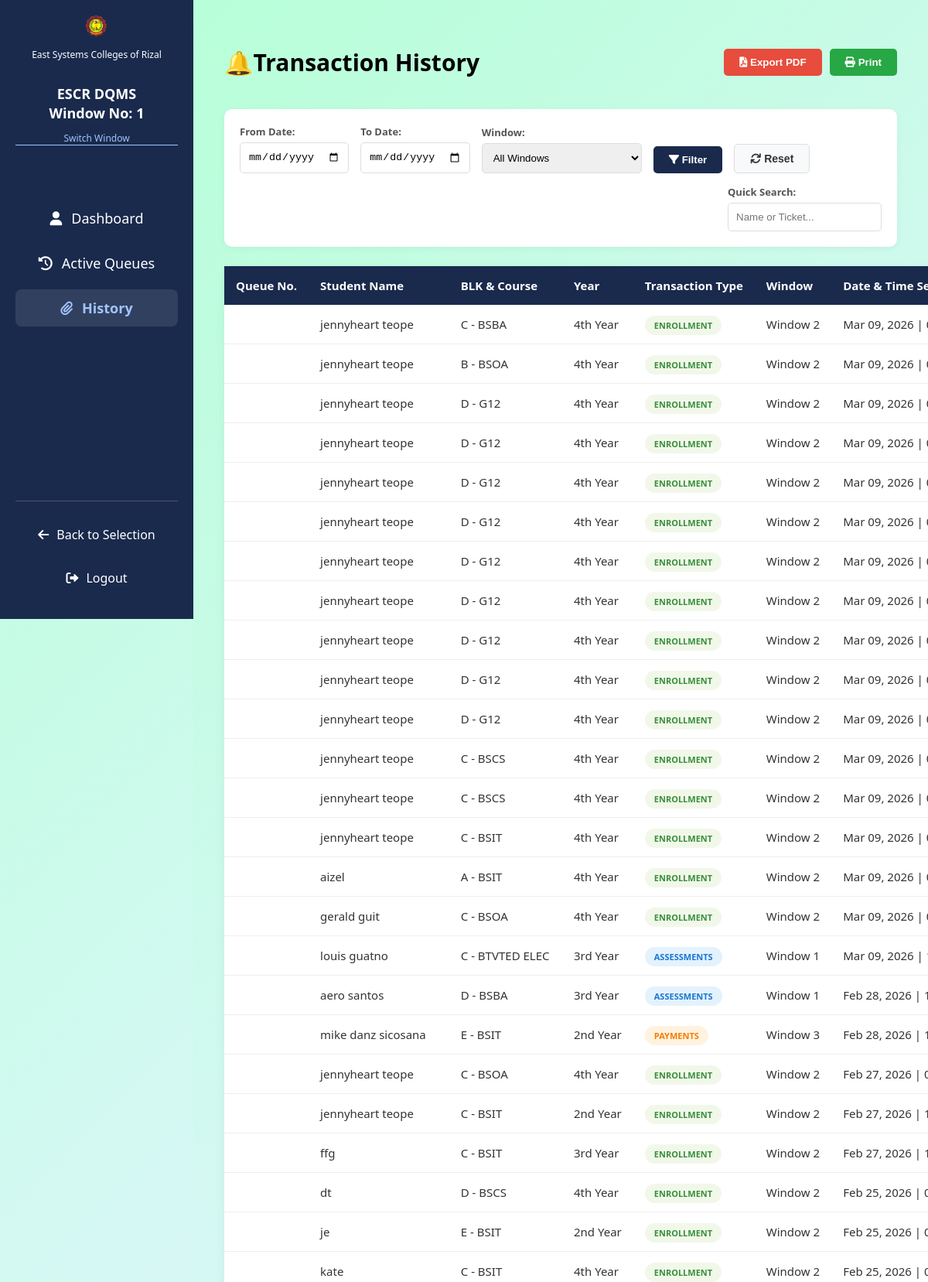
The page /history.php (signed in, upper part) on the database its author committed.
### tables this page shows
CREATE TABLE `transaction_history` (
  `id` int(11) NOT NULL,
  `student_name` varchar(255) DEFAULT NULL,
  `student_id` varchar(50) DEFAULT NULL,
  `blk_course` varchar(100) DEFAULT NULL,
  `queue_number` varchar(10) DEFAULT NULL,
  `transaction_type` varchar(100) DEFAULT NULL,
  `window_number` int(11) DEFAULT NULL,
  `served_by_window` int(11) DEFAULT NULL,
  `completed_at` timestamp NOT NULL DEFAULT current_timestamp(),
  `served_at` datetime DEFAULT current_timestamp(),
  `year` varchar(20) NOT NULL
);

### history.php (the view, shortened to what this page needs)
<?php
include 'db_config.php';
$start_date = isset($_GET['start_date']) ? $_GET['start_date'] : '';
$end_date = isset($_GET['end_date']) ? $_GET['end_date'] : '';
$search = isset($_GET['search']) ? trim($_GET['search']) : '';
$params = [];
$types = "";
$query = "SELECT * FROM transaction_history WHERE 1=1";
$query .= " ORDER BY served_at DESC";
if (count($params) > 0) {
    $stmt = $conn->prepare($query);
    $stmt->bind_param($types, ...$params);
    $stmt->execute();
    $history_res = $stmt->get_result();
} else {
    $history_res = $conn->query($query);
}
?>
<!DOCTYPE html>
<html lang="en">
<head>
    <link rel="stylesheet" href="https://cdnjs.cloudflare.com/ajax/libs/font-awesome/6.0.0/css/all.min.css">
    <link rel="stylesheet" href="responsive.css">
</head>
<body>
<div class="sidebar">
    <div class="sidebar-header">
        <img src="escr-logo.png" alt="Logo">
        <p style="font-size: 12px; margin: 0;">East Systems Colleges of Rizal</p>
        <br>
        <h2>ESCR DQMS<br>Window No: <?php echo isset($_SESSION['active_window']) ? $_SESSION['active_window'] : '1'; ?></h2>
        <a href="window_selection.php" class="switch-link">Switch Window</a>
    </div>
    <ul class="nav-links">
        <li><a href="staff_dashboard.php"><i class="fa fa-user"></i> Dashboard</a></li>
        <li><a href="active_queues.php"><i class="fa fa-history"></i> Active Queues</a></li>
        <li><a href="history.php" class="active"><i class="fa fa-paperclip"></i> History</a></li>
    </ul>
    <div class="sidebar-footer">
        <a href="admin_selection.php"><i class="fa fa-arrow-left"></i> Back to Selection</a>
        <a href="logout.php"><i class="fa fa-sign-out-alt"></i> Logout</a>
    </div>
</div>
<div class="main-content">
    <div style="display:flex; justify-content:space-between; align-items:center; margin-bottom:20px;">
        <h1>🔔Transaction History</h1>
        <div style="display:flex; gap:10px;">
            <button onclick="exportPDF()" class="btn-filter" style="background:#e74c3c;">
                <i class="fa fa-file-pdf"></i> Export PDF
            </button>
            <button onclick="window.print()" class="btn-filter" style="background:#28a745;">
                <i class="fa fa-print"></i> Print
            </button>
        </div>
    </div>
    <div class="filter-card">
        <form method="GET" action="history.php" class="filter-row">
            <div class="filter-group">
                <label>From Date:</label>
                <input type="date" name="start_date" value="<?php echo $start_date; ?>">
            </div>
            <div class="filter-group">
                <label>To Date:</label>
                <input type="date" name="end_date" value="<?php echo $end_date; ?>">
            </div>
            <div class="filter-group">
                <label>Window:</label>
                <select name="window" style="padding: 10px; border: 1px solid #ddd; border-radius: 5px; outline: none;">
                    <option value="">All Windows</option>
                </select>
            </div>
            <button type="submit" class="btn-filter"><i class="fa fa-filter"></i> Filter</button>
            <button type="button" class="btn-reset" onclick="window.location.href='history.php'"><i class="fa fa-refresh"></i> Reset</button>
            <div class="filter-group" style="margin-left:auto;">
                <label>Quick Search:</label>
                <input type="text" name="search" class="search-input" placeholder="Name or Ticket..." value="<?php echo htmlspecialchars($search); ?>">
            </div>
        </form>
    </div>
    <table class="history-table" id="historyTable">
        <thead>
            <tr>
                <th>Queue No.</th>
                <th>Student Name</th>
                <th>BLK & Course</th>
                <th>Year</th>
                <th>Transaction Type</th>
                <th>Window</th>
                <th>Date & Time Served</th>
            </tr>
        </thead>
        <tbody>
            <?php while($row = mysqli_fetch_assoc($history_res)):
                $badge_class = 'badge-other';
                if($row['transaction_type'] == 'Assessments') $badge_class = 'badge-assess';
                if($row['transaction_type'] == 'Enrollment') $badge_class = 'badge-enroll';
                if($row['transaction_type'] == 'Payments') $badge_class = 'badge-pay';
            ?>
            <tr>
                <td><strong><?php echo $row['queue_number']; ?></strong></td>
                <td><?php echo htmlspecialchars($row['student_name'] ?? ''); ?></td>
                <td><?php echo htmlspecialchars($row['blk_course'] ?? ''); ?></td>
                <td><?php echo htmlspecialchars($row['year'] ?? ''); ?></td>
                <td><span class="badge <?php echo $badge_class; ?>"><?php echo $row['transaction_type']; ?></span></td>
                <td>Window <?php echo $row['window_number']; ?></td>
                <td><?php echo date('M d, Y | h:i A', strtotime($row['served_at'])); ?></td>
            </tr>
            <?php endwhile; ?>
        </tbody>
    </table>
</div>
</body>
</html>

### responsive.css (style rules this page uses)
@media screen and (min-width: 1200px) and (max-width: 1439px) { html { font-size: 15px; } }
* { scrollbar-width: thin; scrollbar-color: #1a2a4d #f1f1f1; }

### history.php (style rules this page uses)
body { font-family: 'Segoe UI', sans-serif; background: linear-gradient(135deg, #b7ffd8 0%, #e1f5fe 50%, #90caf9 100%); margin: 0; }
.sidebar { width: 250px; background-color: #1a2a4d; color: white; height: 100vh; padding: 20px; position: fixed; top: 0; left: 0; display: flex; flex-direction: column; box-sizing: border-box; overflow-y: auto; }
.sidebar-header { text-align: center; margin-bottom: 30px; }
.sidebar-header img { width: clamp(40px, 8vw, 50px); margin-bottom: 10px; }
.sidebar h2 { font-size: clamp(14px, 3vw, 18px); text-align: center; margin: 10px 0; line-height: 1.4; }
.sidebar .switch-link { color: #a1c4fd; text-decoration: none; font-size: 12px; border-bottom: 1px solid; transition: 0.3s; display: block; margin-top: 10px; text-align: center; }
.nav-links { list-style: none; padding: 0; margin-top: 30px; margin-bottom: 20px; }
.nav-links li { margin: 10px 0; }
.nav-links a { color: white; text-decoration: none; display: flex; align-items: center; justify-content: center; gap: 12px; font-size: clamp(14px, 2.5vw, 18px); transition: 0.3s; padding: 12px 15px; border-radius: 8px; text-align: center; }
.nav-links a.active { color: #a1c4fd; background: rgba(255,255,255,0.1); font-weight: bold; }
.sidebar-footer { margin-top: auto; padding-top: 20px; border-top: 1px solid rgba(255,255,255,0.2); }
.sidebar-footer a { color: white; text-decoration: none; display: flex; align-items: center; justify-content: center; gap: 10px; font-size: clamp(12px, 2vw, 16px); padding: 12px 15px; border-radius: 8px; transition: 0.3s; margin-bottom: 10px; }
.main-content { margin-left: 250px; padding: clamp(15px, 4vw, 40px); width: calc(100% - 250px); box-sizing: border-box; background: linear-gradient(135deg, #b7ffd8 0%, #e1f5fe 50%, #90caf9 100%); min-height: 100vh; overflow-x: hidden; text-align: left; }
.filter-card { background: white; padding: 20px; border-radius: 10px; box-shadow: 0 2px 10px rgba(0,0,0,0.05); margin-bottom: 25px; text-align: left; }
.filter-row { display: flex; flex-wrap: wrap; gap: 15px; align-items: flex-end; }
.filter-group { display: flex; flex-direction: column; gap: 5px; }
.filter-group label { font-size: 13px; font-weight: bold; color: #555; }
input[type="date"], .search-input { padding: 10px; border: 1px solid #ddd; border-radius: 5px; outline: none; }
.btn-filter { background: #1a2a4d; color: white; border: none; padding: 10px 20px; border-radius: 5px; cursor: pointer; font-weight: bold; }
.btn-reset { background: #f8f9fa; color: #333; border: 1px solid #ddd; padding: 10px 20px; border-radius: 5px; text-decoration: none; font-size: 14px; cursor: pointer; font-weight: bold; transition: 0.3s; }
.history-table { width: 100%; border-collapse: collapse; background: white; border-radius: 10px; overflow: hidden; box-shadow: 0 5px 15px rgba(0,0,0,0.05); overflow-x: auto; max-width: 100%; }
.history-table { text-align: left; }
.history-table th { background-color: #1a2a4d; color: white; padding: 15px; text-align: left; white-space: nowrap; }
.history-table td { padding: 15px; border-bottom: 1px solid #eee; color: #333; white-space: nowrap; }
.badge { padding: 5px 12px; border-radius: 20px; font-size: 11px; font-weight: bold; text-transform: uppercase; }
.badge-assess { background: #e3f2fd; color: #1976d2; }
.badge-enroll { background: #f1f8e9; color: #388e3c; }
.badge-pay { background: #fff3e0; color: #f57c00; }

### rows shown on the page
transaction_history: student_name "jennyheart teope", blk_course "C - BSBA", year "4th Year", transaction_type "ENROLLMENT", window_number "2", served_at "Mar 09, 2026 |…"
transaction_history: student_name "jennyheart teope", blk_course "B - BSOA", year "4th Year", transaction_type "ENROLLMENT", window_number "2", served_at "Mar 09, 2026 |…"
transaction_history: student_name "jennyheart teope", blk_course "D - G12", year "4th Year", transaction_type "ENROLLMENT", window_number "2", served_at "Mar 09, 2026 |…"
transaction_history: student_name "jennyheart teope", blk_course "D - G12", year "4th Year", transaction_type "ENROLLMENT", window_number "2", served_at "Mar 09, 2026 |…"
transaction_history: student_name "jennyheart teope", blk_course "D - G12", year "4th Year", transaction_type "ENROLLMENT", window_number "2", served_at "Mar 09, 2026 |…"
transaction_history: student_name "jennyheart teope", blk_course "D - G12", year "4th Year", transaction_type "ENROLLMENT", window_number "2", served_at "Mar 09, 2026 |…"
transaction_history: student_name "jennyheart teope", blk_course "D - G12", year "4th Year", transaction_type "ENROLLMENT", window_number "2", served_at "Mar 09, 2026 |…"
transaction_history: student_name "jennyheart teope", blk_course "D - G12", year "4th Year", transaction_type "ENROLLMENT", window_number "2", served_at "Mar 09, 2026 |…"
transaction_history: student_name "jennyheart teope", blk_course "D - G12", year "4th Year", transaction_type "ENROLLMENT", window_number "2", served_at "Mar 09, 2026 |…"
transaction_history: student_name "jennyheart teope", blk_course "D - G12", year "4th Year", transaction_type "ENROLLMENT", window_number "2", served_at "Mar 09, 2026 |…"
transaction_history: student_name "jennyheart teope", blk_course "D - G12", year "4th Year", transaction_type "ENROLLMENT", window_number "2", served_at "Mar 09, 2026 |…"
transaction_history: student_name "jennyheart teope", blk_course "C - BSCS", year "4th Year", transaction_type "ENROLLMENT", window_number "2", served_at "Mar 09, 2026 |…"
transaction_history: student_name "jennyheart teope", blk_course "C - BSCS", year "4th Year", transaction_type "ENROLLMENT", window_number "2", served_at "Mar 09, 2026 |…"
transaction_history: student_name "jennyheart teope", blk_course "C - BSIT", year "4th Year", transaction_type "ENROLLMENT", window_number "2", served_at "Mar 09, 2026 |…"
transaction_history: student_name "aizel", blk_course "A - BSIT", year "4th Year", transaction_type "ENROLLMENT", window_number "2", served_at "Mar 09, 2026 |…"
transaction_history: student_name "gerald guit", blk_course "C - BSOA", year "4th Year", transaction_type "ENROLLMENT", window_number "2", served_at "Mar 09, 2026 |…"
transaction_history: student_name "louis guatno", blk_course "C - BTVTED ELEC", year "3rd Year", transaction_type "ASSESSMENTS", window_number "1", served_at "Mar 09, 2026 |…"
transaction_history: student_name "aero santos", blk_course "D - BSBA", year "3rd Year", transaction_type "ASSESSMENTS", window_number "1", served_at "Feb 28, 2026 |…"
transaction_history: student_name "mike danz sicosana", blk_course "E - BSIT", year "2nd Year", transaction_type "PAYMENTS", window_number "3", served_at "Feb 28, 2026 |…"
transaction_history: student_name "jennyheart teope", blk_course "C - BSOA", year "4th Year", transaction_type "ENROLLMENT", window_number "2", served_at "Feb 27, 2026 |…"
transaction_history: student_name "jennyheart teope", blk_course "C - BSIT", year "2nd Year", transaction_type "ENROLLMENT", window_number "2", served_at "Feb 27, 2026 |…"
transaction_history: student_name "ffg", blk_course "C - BSIT", year "3rd Year", transaction_type "ENROLLMENT", window_number "2", served_at "Feb 27, 2026 |…"
transaction_history: student_name "dt", blk_course "D - BSCS", year "4th Year", transaction_type "ENROLLMENT", window_number "2", served_at "Feb 25, 2026 |…"
transaction_history: student_name "je", blk_course "E - BSIT", year "2nd Year", transaction_type "ENROLLMENT", window_number "2", served_at "Feb 25, 2026 |…"
transaction_history: student_name "kate", blk_course "C - BSIT", year "4th Year", transaction_type "ENROLLMENT", window_number "2", served_at "Feb 25, 2026 |…"
